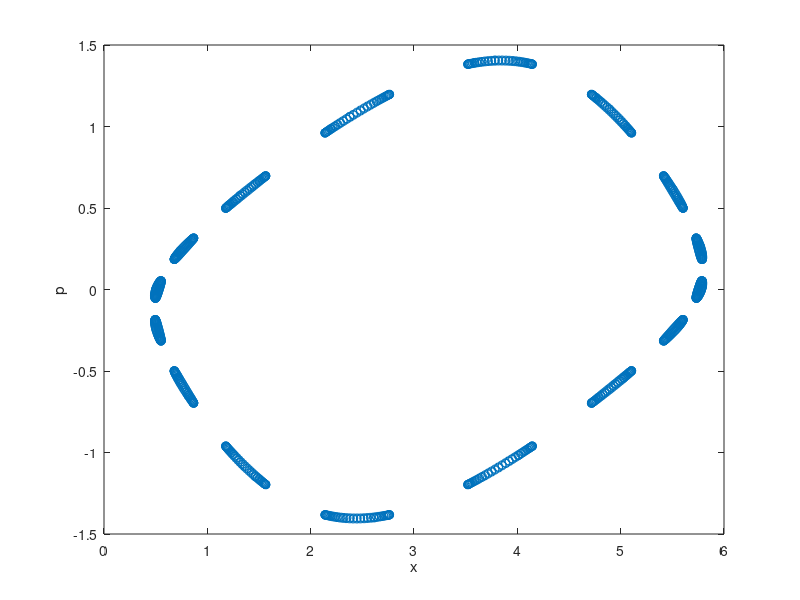

Write MATLAB code to recreate this figure.


clc, clear, close all

N = 1000;
x = zeros(1,N);
p = zeros(1,N);

K = 0.5;
x(1) = 0.5;
p(1) = 0;
T = 1;

Jn = 1;
for n = 1:N-1
    p(n+1) = p(n) + K * sin( x(n) );
    x(n+1) = x(n) + T * p(n+1);
    
    In = [1+K*cos(2*pi*x(n)) 1
          K*cos(2*pi*x(n))   1];
    Jn = In * Jn;
end

eig(Jn)

figure
plot(x,p,'o')
xlabel 'x'
ylabel 'p'
